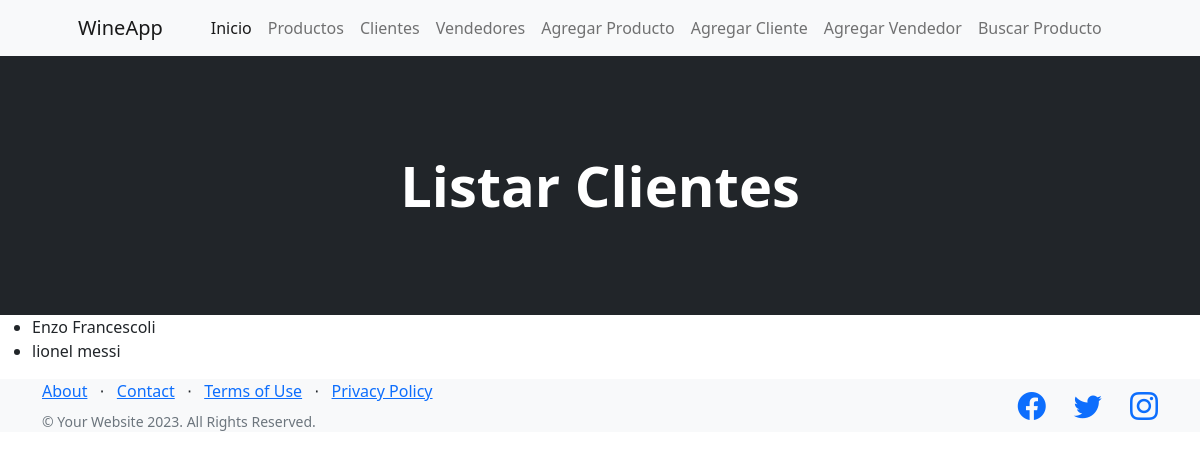
The page /wine_app/listar_clientes on the database as committed earlier.
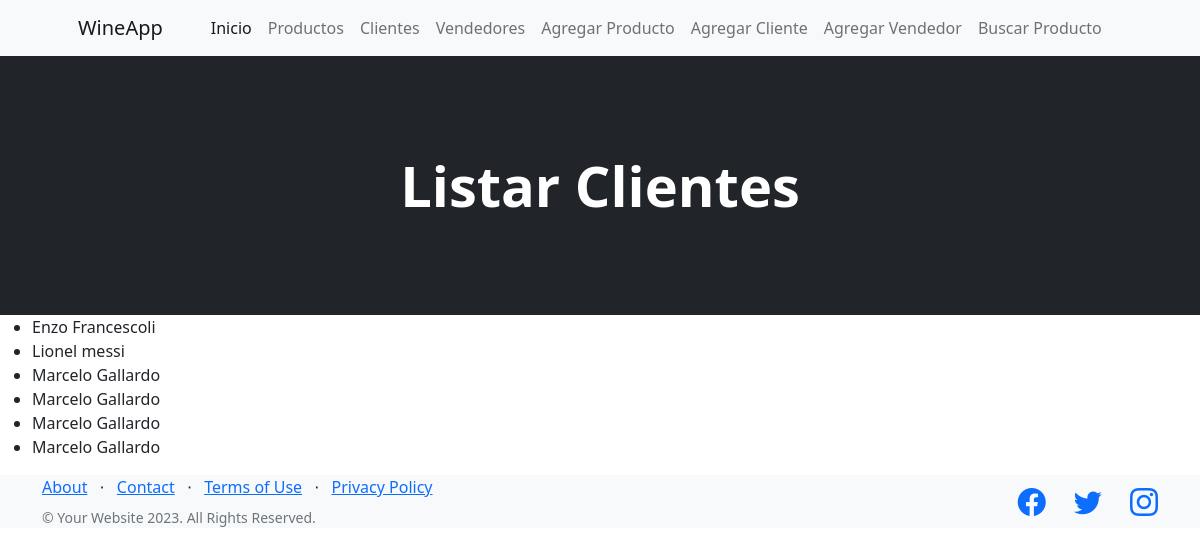
The same page on the database as committed later.
### wine_app/models.py (models this page shows, shortened)
class Clientes(models.Model):
    nombre = models.CharField(max_length=40)
    apellido = models.CharField(max_length=40)
    dni = models.IntegerField()
    mail = models.EmailField()
    class Meta():
        verbose_name = 'Cliente'
        verbose_name_plural = 'clientes'
        ordering = ('nombre', 'apellido', 'dni', 'mail')
        unique_together = ('nombre', 'dni')

### wine_app/views.py (the view)
# urls.py: path('listar_clientes', listar_clientes, name='listar_clientes'),
def listar_clientes(req):
    lista = Clientes.objects.all()
    return render(req, "listar_clientes.html", {"listar_clientes": lista})

### wine_app/templates/listar_clientes.html (shortened to what this page needs)
{% extends 'padre.html' %}
{% block cambioCenter %}
<header class="bg-dark py-5">
    <div class="container px-4 px-lg-5 my-5">
        <div class="text-center text-white">
            <h1 class="display-4 fw-bolder">Listar Clientes</h1>
        </div>
    </div>
</header>
{% endblock cambioCenter %}
{% block contenidoQueCambia %}
<body>
    <ul>
        {% for cliente in listar_clientes %}
            <li>{{cliente.nombre}} {{cliente.apellido}}</li>
        {% endfor %}
    </ul>
</body>
{% endblock contenidoQueCambia %}

Rows that differ between the two databases and show on the page:
changed Clientes "messi": nombre "lionel" → "Lionel"
added Clientes: nombre "Marcelo", apellido "Gallardo"
added Clientes: nombre "Marcelo", apellido "Gallardo"
added Clientes: nombre "Marcelo", apellido "Gallardo"
added Clientes: nombre "Marcelo", apellido "Gallardo"
